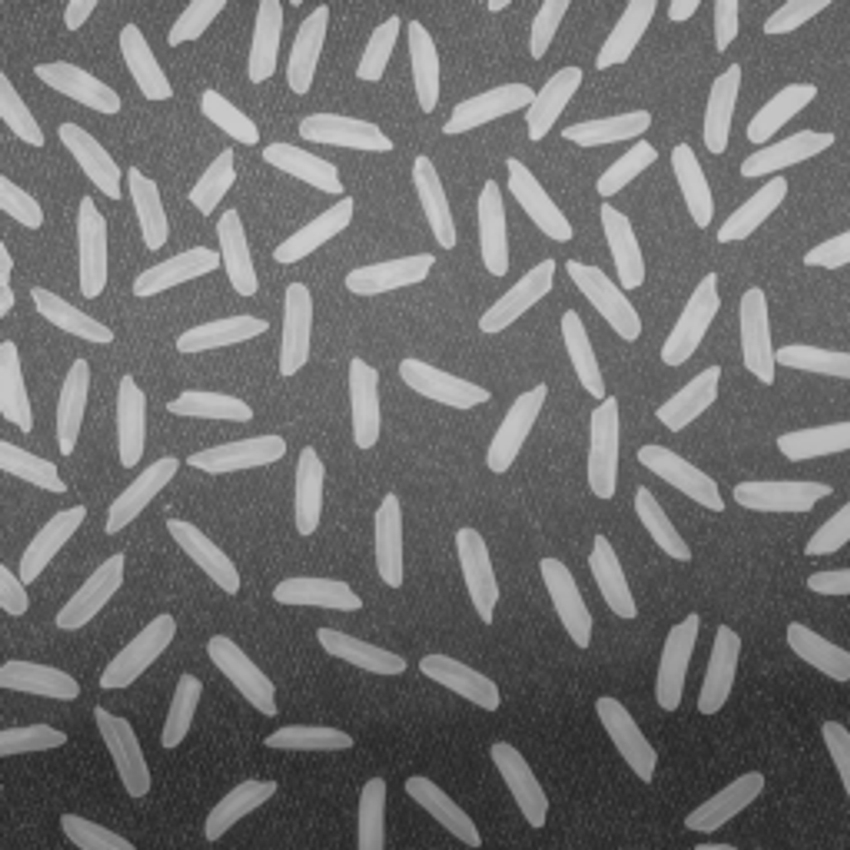
%> input picture Udemy_Visao_Computacional/Tranformacoes_Ponto_a_Ponto/Filtros/Realce/rice.jpg, 850 x 850 px
$ octave filtro-passa-baixa-fourier.m   (GNU Octave 9; MATLAB toolbox functions it lacks are replaced by stand-ins)
%> lines starting %> are read from the running program, lines starting %| are printed output that depends on the picture; in (x1, y1, x2, y2) boxes, pixels count from 0 and x2, y2 are one past the last pixel; in counts of white or black regions, pixels touching at a corner belong together; the program's own positions count from 1
### Udemy_Visao_Computacional/Tranformacoes_Ponto_a_Ponto/Filtros/Frequencia/distmatrix.m
function y = distmatrix(M,N)

u = 0:(M - 1);
v = 0:(N - 1);

ind_u = find(u > M/2);
u(ind_u) = u(ind_u) - M;
ind_v = find(v > N/2);
v(ind_v) = v(ind_v) - N;

[V, U] = meshgrid(v, u);

%calculate distance matrix
y = sqrt((U .^ 2) + (V .^ 2));

### Udemy_Visao_Computacional/Tranformacoes_Ponto_a_Ponto/Filtros/Frequencia/filtro-passa-baixa-fourier.m
I = imread('rice.jpg');
%> I is the input picture: size 850x850x3 uint8; min 36, max 207, mean 111.3
I = rgb2gray(I);
%> I: size 850x850 uint8
Id = im2double(I);

I_dft = fft2(Id);
[M, N] = size(I);
%> M = 850; N = 850

dist = distmatrix(M, N);

H = zeros(M, N);
radius = 35;
ind = dist <= radius;
H(ind) = 1;
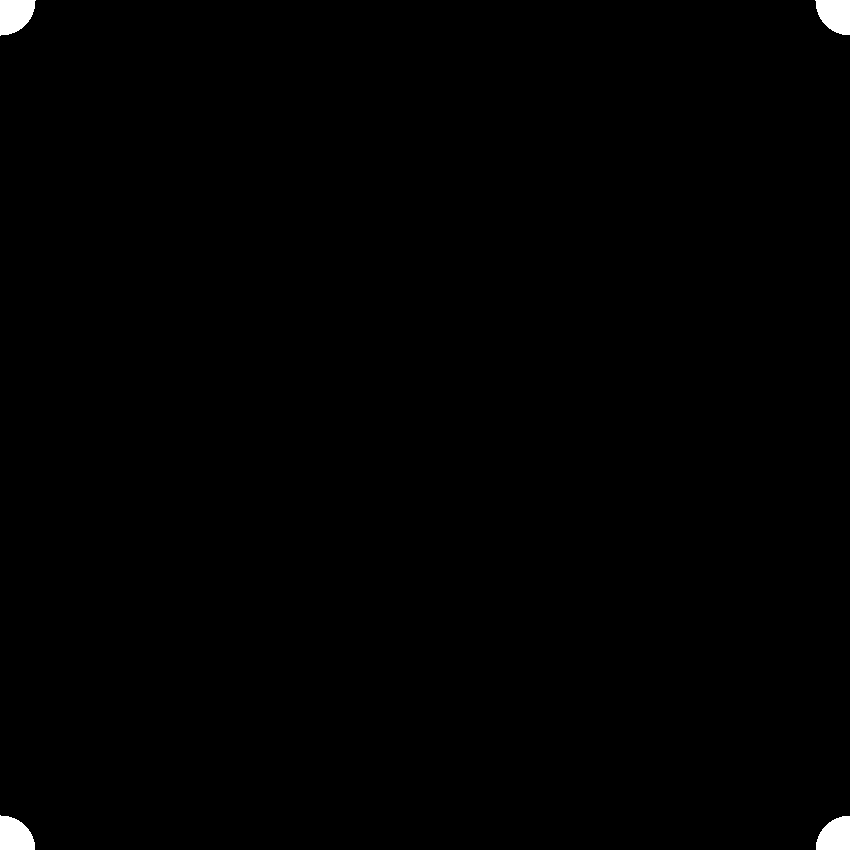
%> H: size 850x850 double; values 0 (black) and 1 (white), 0.53% white; 4 white regions, box (x1, y1, x2, y2) and area: (0, 0, 36, 36) 999, (815, 0, 850, 35) 963, (0, 815, 35, 850) 963, (816, 816, 850, 850) 928
Hd = double(H);

DFT_filt = Hd .* I_dft;
I2 = real(ifft2(DFT_filt));
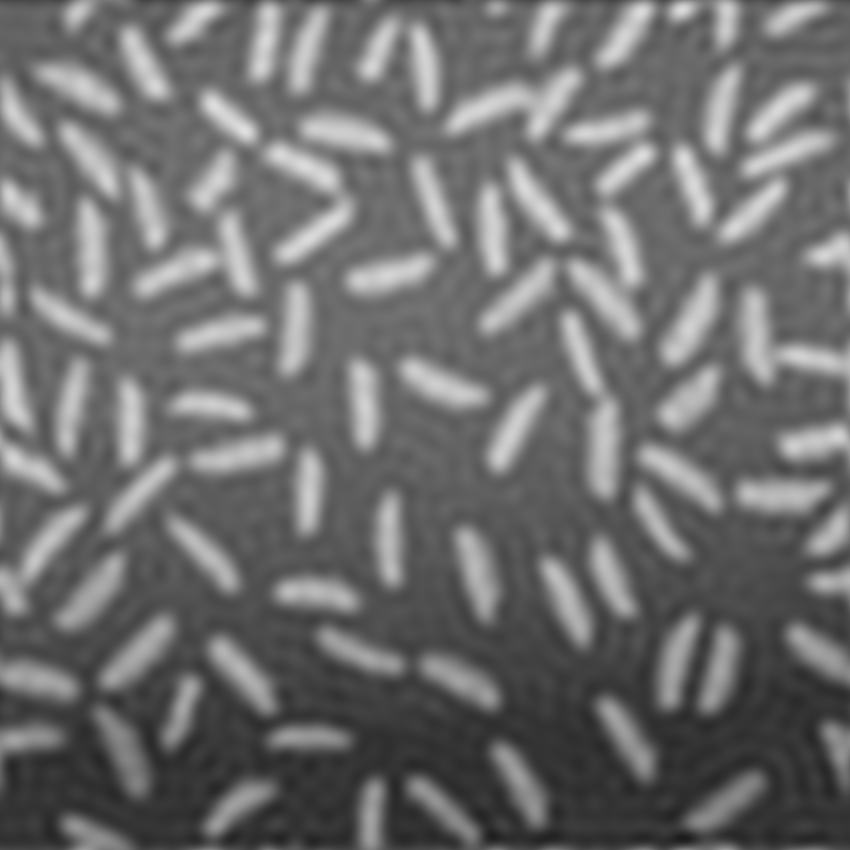
%> I2: size 850x850 double; min 0.106, max 0.877, mean 0.437

subplot(1,3,1); imshow(I_dft);
%> after `imshow(I_dft)`:
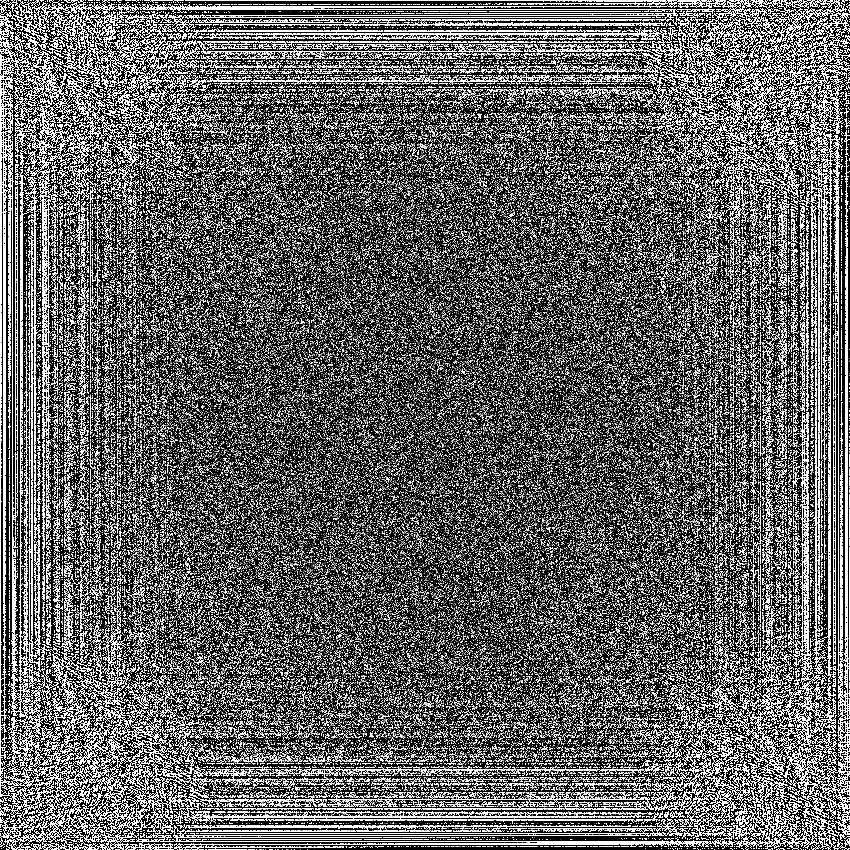
%> displayed picture: size 850x850, on the screen's scale of 0 to 255; min 0, max 255, mean 99
subplot(1,3,2); imshow(fftshift(H));
subplot(1,3,3); imshow(fftshift(DFT_filt));
%> after `imshow(fftshift(DFT_filt))`:
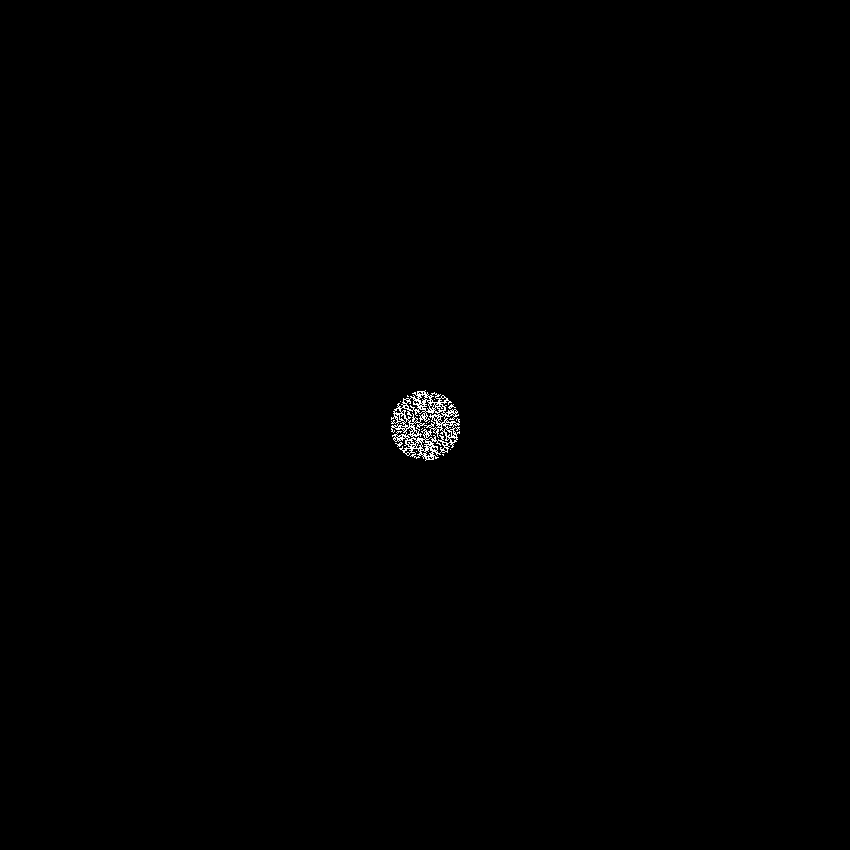
%> displayed picture: size 850x850, on the screen's scale of 0 to 255; min 0, max 255, mean 0.7
%> after `imshow(fftshift(DFT_filt))`:
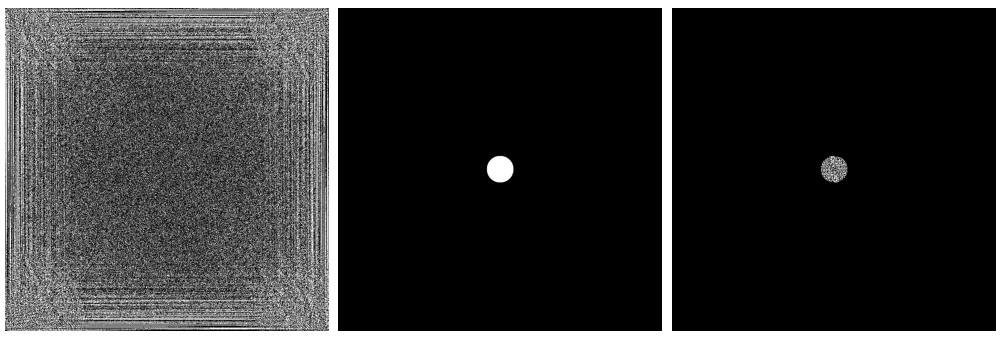
%> figure redrawn from the program's plot data, 3 panels
figure;
subplot(1,2,1); imshow(Id);
subplot(1,2,2); imshow(I2);
